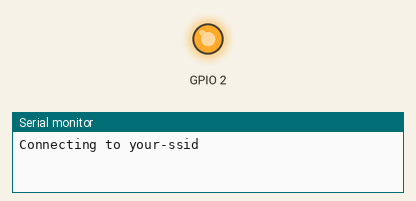
A sketch run on a simulated ESP8266 (NodeMCU). Shown: output pins drawn as LEDs (lit = HIGH), the last lines printed to the serial monitor. WiFi joins after 1.5 s; servers stay silent unless stated; web services answer with replies made up by the test bench.

Above: at 0.1 s.
At 2.9 s:
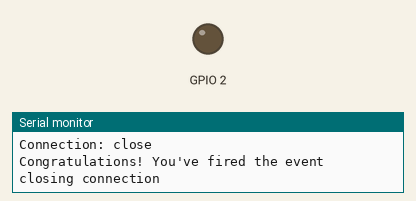
Timing chart, 0 to 4.4 s (numbered marks = the images above):
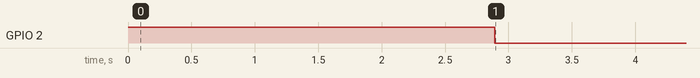

The sketch:

WiFiClient.ino
```cpp
/*  Derived from https://github.com/esp8266/Arduino/blob/master/libraries/ESP8266WiFi/examples/WiFiClient/WiFiClient.ino
 *
 *  This sketch sends data via HTTP GET requests to maker.ifttt.com service.
 *
 *  You need to get a privateKey at maker.ifttt and paste it
 *  below. Or just customize this script to talk to other HTTP servers.
 *
 */

#include <ESP8266WiFi.h>

const char* ssid     = "your-ssid";
const char* password = "your-password";

const char* host = "maker.ifttt.com";
const char* privateKey = "your-privateKey";
const char* eventName   = "esp8266_doorbell";

const int retryLimit = 10;

// Using a static IP should save time
IPAddress ip(192, 168, 1, 100);
IPAddress gateway(192, 168, 1, 1);
IPAddress subnet(255, 255, 255, 0);

/* Returns true if the request was sent and a reply was
  received properly, else returns false */
bool sendNotification() {
  Serial.print("connecting to ");
  Serial.println(host);

  // Use WiFiClient class to create TCP connections
  WiFiClient client;
  const int httpPort = 80;
  if (!client.connect(host, httpPort)) {
    Serial.println("connection failed");
    return false;
  }

  // We now create a URI for the request
  String url = "/trigger/";
  url += eventName;
  url += "/with/key/";
  url += privateKey;

  Serial.print("Requesting URL: ");
  Serial.println(url);

  // This will send the request to the server
  client.print(String("GET ") + url + " HTTP/1.1\r\n" +
               "Host: " + host + "\r\n" +
               "Connection: close\r\n\r\n");
  delay(10);

  // Read all the lines of the reply from server and print them to Serial
  while(client.available()) {
    String line = client.readStringUntil('\r');
    Serial.print(line);
  }

  Serial.println();
  Serial.println("closing connection\n");
  delay(100);

  return true;
}


void setup() {
  /* Our button is on CH_PD, this will keep CH_PD high
    during the duration of sending the data */
  pinMode(2, OUTPUT);
  digitalWrite(2, HIGH);

  Serial.begin(115200);
  delay(10);

  // We start by connecting to a WiFi network
  Serial.println();
  Serial.println();
  Serial.print("Connecting to ");
  Serial.println(ssid);

  WiFi.begin(ssid, password);
  WiFi.config(ip, gateway, subnet);

  while (WiFi.status() != WL_CONNECTED) {
    delay(500);
    Serial.print(".");
  }

  Serial.println("");
  Serial.println("WiFi connected");
  Serial.println("IP address: ");
  Serial.println(WiFi.localIP());

  bool worked = sendNotification();
  int tries = 0;
  while (!worked && tries < retryLimit){
     delay(500);
     Serial.println("Try #" + (tries+1));
     worked = sendNotification();
     tries++;
  }
}

void loop() {
  /* Turns off GPIO2 which should bring CH_PD low */
  digitalWrite(2, LOW);
}
```

Measured:
- by itself, GPIO 2: HIGH → LOW at 2.9 s
